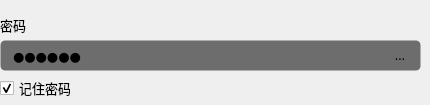
           <widget class="QWidget" name="tab_keyboard">
            <attribute name="title">
             <string>   Keyboard Interactive   </string>
            </attribute>
            <widget class="QToolButton" name="toolButton_6">
             <property name="geometry">
              <rect>
               <x>380</x>
               <y>40</y>
               <width>40</width>
               <height>30</height>
              </rect>
             </property>
             <property name="sizePolicy">
              <sizepolicy hsizetype="Expanding" vsizetype="Expanding">
               <horstretch>0</horstretch>
               <verstretch>0</verstretch>
              </sizepolicy>
             </property>
             <property name="minimumSize">
              <size>
               <width>30</width>
               <height>30</height>
              </size>
             </property>
             <property name="maximumSize">
              <size>
               <width>40</width>
               <height>30</height>
              </size>
             </property>
             <property name="font">
              <font>
               <family>OPPOSans B</family>
               <pointsize>10</pointsize>
               <stylestrategy>PreferAntialias</stylestrategy>
              </font>
             </property>
             <property name="styleSheet">
              <string notr="true">QToolButton {
background-color: rgba(25, 25, 25,0);
border: 1px solid rgba(255, 255, 255, 0);
border-radius: 5px;
padding-left:10px;
padding-right:10px;
}

QToolButton::menu-indicator { 
	image: None;
}

 
QToolButton:hover {
background-color: rgba(25, 25, 25,0);
border: 1px solid rgba(255, 255, 255, 0);
border-radius: 5px;
padding-left:10px;
padding-right:10px;
}</string>
             </property>
             <property name="text">
              <string>取消</string>
             </property>
             <property name="icon">
              <iconset resource="lib.qrc">
               <normaloff>:/lib/eye1.png</normaloff>:/lib/eye1.png</iconset>
             </property>
             <property name="iconSize">
              <size>
               <width>14</width>
               <height>14</height>
              </size>
             </property>
            </widget>
            <widget class="QCheckBox" name="checkBox_remember_password_2">
             <property name="geometry">
              <rect>
               <x>0</x>
               <y>80</y>
               <width>71</width>
               <height>16</height>
              </rect>
             </property>
             <property name="font">
              <font>
               <family>OPPOSans B</family>
               <pointsize>10</pointsize>
               <stylestrategy>PreferAntialias</stylestrategy>
              </font>
             </property>
             <property name="text">
              <string>记住密码</string>
             </property>
             <property name="checked">
              <bool>true</bool>
             </property>
            </widget>
            <widget class="QLineEdit" name="lineEdit_password_data_2">
             <property name="geometry">
              <rect>
               <x>0</x>
               <y>40</y>
               <width>421</width>
               <height>31</height>
              </rect>
             </property>
             <property name="minimumSize">
              <size>
               <width>0</width>
               <height>30</height>
              </size>
             </property>
             <property name="font">
              <font>
               <family>OPPOSans B</family>
               <pointsize>10</pointsize>
              </font>
             </property>
             <property name="styleSheet">
              <string notr="true">background-color: rgb(25, 25, 25, 155);
border: 1px solid rgba(255, 255, 255, 0);
border-radius: 5px;
padding-left:10px;
padding-right:10px;</string>
             </property>
             <property name="text">
              <string>******</string>
             </property>
             <property name="echoMode">
              <enum>QLineEdit::Password</enum>
             </property>
            </widget>
            <widget class="QLabel" name="label_password_2">
             <property name="geometry">
              <rect>
               <x>0</x>
               <y>10</y>
               <width>39</width>
               <height>30</height>
              </rect>
             </property>
             <property name="font">
              <font>
               <family>OPPOSans B</family>
               <pointsize>10</pointsize>
              </font>
             </property>
             <property name="text">
              <string>密码</string>
             </property>
            </widget>
            <zorder>checkBox_remember_password_2</zorder>
            <zorder>lineEdit_password_data_2</zorder>
            <zorder>label_password_2</zorder>
            <zorder>toolButton_6</zorder>
           </widget>
